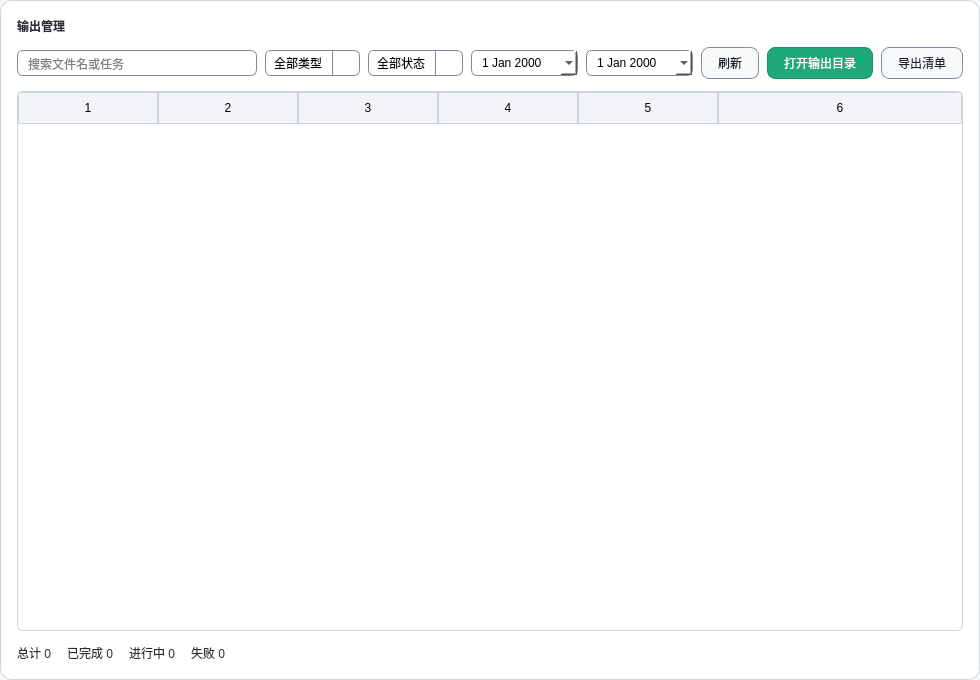
<?xml version="1.0" encoding="UTF-8"?>
<ui version="4.0">
 <class>OutputManagement</class>
 <widget class="QWidget" name="OutputManagement">
    <property name="geometry">
     <rect>
        <x>0</x>
        <y>0</y>
        <width>980</width>
        <height>680</height>
     </rect>
    </property>
    <property name="windowTitle">
     <string>OutputManagement</string>
    </property>
    <property name="styleSheet">
     <string notr="true">QWidget#OutputManagement { background-color: #F4F6F8; }
QLabel { color: #2B2F33; }
QFrame#cardFrame, QFrame#detailsFrame { background-color: #FFFFFF; border: 1px solid #CBD5DF; border-radius: 12px; }
QLineEdit, QComboBox, QDateEdit { background-color: #FFFFFF; border: 1px solid #7F8B96; border-radius: 6px; padding: 4px 8px; }
QLineEdit::placeholder { color: #8A9099; }
QLineEdit:focus, QComboBox:focus, QDateEdit:focus { border: 1px solid #2F7D66; }
QComboBox::drop-down { border-left: 1px solid #7F8B96; width: 26px; }
QComboBox::down-arrow { image: url(:/new/prefix1/style/QSS_IMG/go-down-symbolic.symbolic.png); width: 12px; height: 12px; }
QComboBox::down-arrow:on { image: url(:/new/prefix1/style/QSS_IMG/go-up-symbolic.symbolic.png); }
QWidget#OutputManagement QComboBox QAbstractItemView { background-color: #FFFFFF; color: #2B2F33; selection-background-color: #DDEFE9; selection-color: #2B2F33; border: 1px solid #7F8B96; outline: 0; }
QWidget#OutputManagement QComboBox QAbstractItemView::item { background-color: #FFFFFF; color: #2B2F33; padding: 6px 10px; }
QWidget#OutputManagement QComboBox QAbstractItemView::item:hover { background-color: #EEF7F3; }
QWidget#OutputManagement QComboBox QAbstractItemView::item:selected { background-color: #DDEFE9; color: #1E2A24; }
QPushButton { background-color: #F7F9FB; color: #1F2328; border: 1px solid #7F8B96; border-radius: 8px; padding: 6px 16px; }
QPushButton:hover { background-color: #EEF2F6; }
QPushButton:pressed { background-color: #E1E7ED; padding-top: 8px; padding-bottom: 6px; }
QPushButton#openFolderButton { background-color: #1FA87A; color: #FFFFFF; border: 1px solid #1A8F68; }
QPushButton#openFolderButton:hover { background-color: #19966B; }
QPushButton#openFolderButton:pressed { background-color: #157E5A; }
QTableWidget { background-color: #FFFFFF; border: 1px solid #CBD5DF; border-radius: 6px; }
QTableWidget::item:selected { background-color: #E6F2EE; color: #1E2A24; }
QHeaderView::section { background-color: #F2F4F7; border: 1px solid #CBD5DF; padding: 6px 8px; }</string>
    </property>
    <layout class="QVBoxLayout" name="mainLayout">
     <property name="spacing">
        <number>16</number>
     </property>
     <property name="leftMargin">
        <number>0</number>
     </property>
     <property name="topMargin">
        <number>0</number>
     </property>
     <property name="rightMargin">
        <number>0</number>
     </property>
     <property name="bottomMargin">
        <number>0</number>
     </property>
     <item>
        <widget class="QFrame" name="cardFrame">
         <layout class="QVBoxLayout" name="cardLayout">
            <property name="spacing">
             <number>12</number>
            </property>
            <property name="leftMargin">
             <number>16</number>
            </property>
            <property name="topMargin">
             <number>16</number>
            </property>
            <property name="rightMargin">
             <number>16</number>
            </property>
            <property name="bottomMargin">
             <number>16</number>
            </property>
            <item>
             <widget class="QLabel" name="titleLabel">
                <property name="styleSheet">
                 <string notr="true">font: 12pt &quot;Microsoft YaHei&quot;; font-weight: 600;</string>
                </property>
                <property name="text">
                 <string>输出管理</string>
                </property>
             </widget>
            </item>
            <item>
             <layout class="QHBoxLayout" name="filterRow">
                <property name="spacing">
                 <number>8</number>
                </property>
                <item>
                 <widget class="QLineEdit" name="searchLineEdit">
                    <property name="placeholderText">
                     <string>搜索文件名或任务</string>
                    </property>
                 </widget>
                </item>
                <item>
                 <widget class="QComboBox" name="typeComboBox">
                    <item>
                     <property name="text">
                        <string>全部类型</string>
                     </property>
                    </item>
                    <item>
                     <property name="text">
                        <string>字幕提取</string>
                     </property>
                    </item>
                    <item>
                     <property name="text">
                        <string>字幕翻译</string>
                     </property>
                    </item>
                    <item>
                     <property name="text">
                        <string>烧录压制</string>
                     </property>
                    </item>
                    <item>
                     <property name="text">
                        <string>视频下载</string>
                     </property>
                    </item>
                 </widget>
                </item>
                <item>
                 <widget class="QComboBox" name="statusComboBox">
                    <item>
                     <property name="text">
                        <string>全部状态</string>
                     </property>
                    </item>
                    <item>
                     <property name="text">
                        <string>已完成</string>
                     </property>
                    </item>
                    <item>
                     <property name="text">
                        <string>进行中</string>
                     </property>
                    </item>
                    <item>
                     <property name="text">
                        <string>失败</string>
                     </property>
                    </item>
                 </widget>
                </item>
                <item>
                 <widget class="QDateEdit" name="fromDateEdit">
                    <property name="calendarPopup">
                     <bool>true</bool>
                    </property>
                 </widget>
                </item>
                <item>
                 <widget class="QDateEdit" name="toDateEdit">
                    <property name="calendarPopup">
                     <bool>true</bool>
                    </property>
                 </widget>
                </item>
                <item>
                 <widget class="QPushButton" name="refreshButton">
                    <property name="text">
                     <string>刷新</string>
                    </property>
                 </widget>
                </item>
                <item>
                 <widget class="QPushButton" name="openFolderButton">
                    <property name="text">
                     <string>打开输出目录</string>
                    </property>
                 </widget>
                </item>
                <item>
                 <widget class="QPushButton" name="exportListButton">
                    <property name="text">
                     <string>导出清单</string>
                    </property>
                 </widget>
                </item>
             </layout>
            </item>
            <item>
             <widget class="QTableWidget" name="outputsTable">
                <property name="minimumSize">
                 <size>
                    <width>0</width>
                    <height>260</height>
                 </size>
                </property>
                <property name="columnCount">
                 <number>6</number>
                </property>
                <property name="horizontalHeaderLabels">
                 <stringlist>
                    <string>名称</string>
                    <string>类型</string>
                    <string>来源</string>
                    <string>状态</string>
                    <string>时间</string>
                    <string>路径</string>
                 </stringlist>
                </property>
                <property name="selectionBehavior">
                 <enum>QAbstractItemView::SelectRows</enum>
                </property>
                <property name="selectionMode">
                 <enum>QAbstractItemView::SingleSelection</enum>
                </property>
                <property name="editTriggers">
                 <set>QAbstractItemView::NoEditTriggers</set>
                </property>
                <property name="alternatingRowColors">
                 <bool>true</bool>
                </property>
               <attribute name="horizontalHeaderDefaultSectionSize">
                <number>140</number>
               </attribute>
               <attribute name="horizontalHeaderMinimumSectionSize">
                <number>110</number>
               </attribute>
               <attribute name="horizontalHeaderStretchLastSection">
                <bool>true</bool>
               </attribute>
             </widget>
            </item>
            <item>
             <layout class="QHBoxLayout" name="summaryRow">
                <property name="spacing">
                 <number>16</number>
                </property>
                <item>
                 <widget class="QLabel" name="totalCountLabel">
                    <property name="text">
                     <string>总计 0</string>
                    </property>
                 </widget>
                </item>
                <item>
                 <widget class="QLabel" name="successCountLabel">
                    <property name="text">
                     <string>已完成 0</string>
                    </property>
                 </widget>
                </item>
                <item>
                 <widget class="QLabel" name="runningCountLabel">
                    <property name="text">
                     <string>进行中 0</string>
                    </property>
                 </widget>
                </item>
                <item>
                 <widget class="QLabel" name="failedCountLabel">
                    <property name="text">
                     <string>失败 0</string>
                    </property>
                 </widget>
                </item>
                <item>
                 <spacer name="summarySpacer">
                    <property name="orientation">
                     <enum>Qt::Horizontal</enum>
                    </property>
                    <property name="sizeHint" stdset="0">
                     <size>
                        <width>40</width>
                        <height>20</height>
                     </size>
                    </property>
                 </spacer>
                </item>
             </layout>
            </item>
         </layout>
        </widget>
     </item>
    </layout>
 </widget>
 <resources/>
 <connections/>
</ui>
